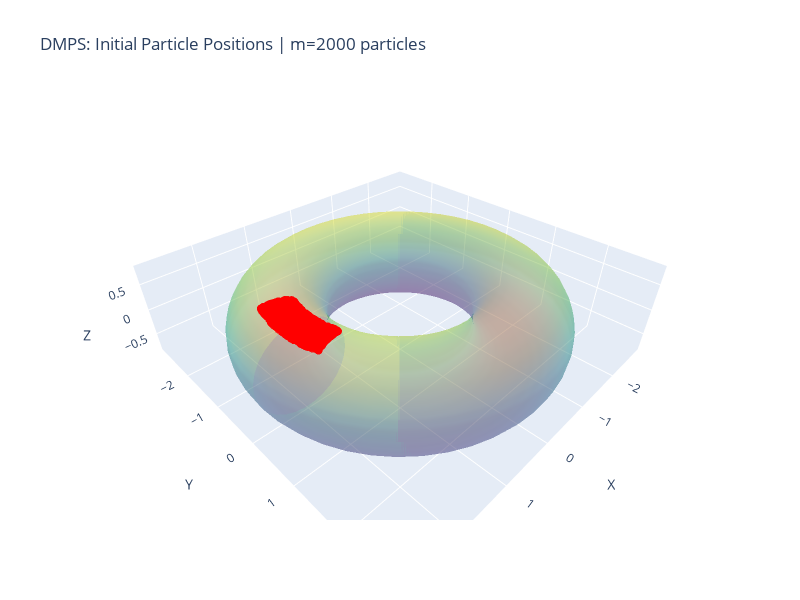
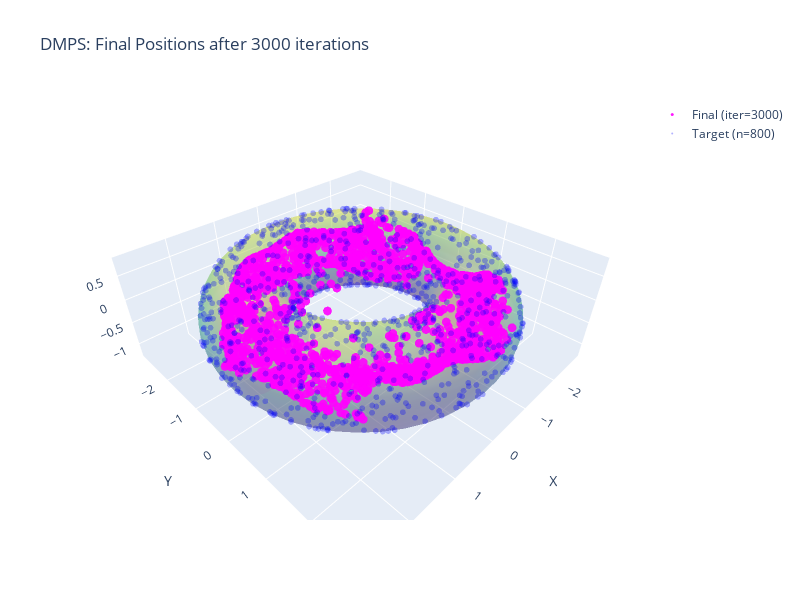

The code cell stored with these charts, in order, in its notebook:
### Code cell
# ============ Interactive Plotly 3D Plots (can rotate!) ============
import plotly.graph_objects as go

# Create torus surface mesh for Plotly
theta_surf_p = np.linspace(0, 2 * np.pi, 50)
phi_surf_p = np.linspace(0, 2 * np.pi, 30)
THETA_P, PHI_P = np.meshgrid(theta_surf_p, phi_surf_p)
X_surf_p = (R + r * np.cos(PHI_P)) * np.cos(THETA_P)
Y_surf_p = (R + r * np.cos(PHI_P)) * np.sin(THETA_P)
Z_surf_p = r * np.sin(PHI_P)

# ============ Interactive Figure 1: Initial positions ============
fig_init = go.Figure()
fig_init.add_trace(go.Surface(
    x=X_surf_p, y=Y_surf_p, z=Z_surf_p,
    opacity=0.3, colorscale='Viridis', showscale=False, name='Torus'
))
fig_init.add_trace(go.Scatter3d(
    x=x_t[:, 0, 0], y=x_t[:, 1, 0], z=x_t[:, 2, 0],
    mode='markers', marker=dict(size=3, color='red', opacity=0.9),
    name=f'Initial (m={m})'
))
fig_init.update_layout(
    title=f'DMPS: Initial Particle Positions | m={m} particles',
    scene=dict(xaxis_title='X', yaxis_title='Y', zaxis_title='Z', aspectmode='data'),
    width=800, height=600
)
fig_init.write_html('figures/torus/dmps_initial_interactive.html', include_mathjax='cdn')
print("[SAVED] figures/torus/dmps_initial_interactive.html")
fig_init.show()

# ============ Interactive Figure 2: Final positions ============
fig_final = go.Figure()
fig_final.add_trace(go.Surface(
    x=X_surf_p, y=Y_surf_p, z=Z_surf_p,
    opacity=0.3, colorscale='Viridis', showscale=False, name='Torus'
))
fig_final.add_trace(go.Scatter3d(
    x=x_t[:, 0, -1], y=x_t[:, 1, -1], z=x_t[:, 2, -1],
    mode='markers', marker=dict(size=3, color='magenta', opacity=0.9),
    name=f'Final (iter={num_iter})'
))
# Also add target for comparison (semi-transparent)
fig_final.add_trace(go.Scatter3d(
    x=X_tar[:, 0], y=X_tar[:, 1], z=X_tar[:, 2],
    mode='markers', marker=dict(size=2, color='blue', opacity=0.3),
    name=f'Target (n={n})'
))
fig_final.update_layout(
    title=f'DMPS: Final Positions after {num_iter} iterations',
    scene=dict(xaxis_title='X', yaxis_title='Y', zaxis_title='Z', aspectmode='data'),
    width=800, height=600
)
fig_final.write_html('figures/torus/dmps_final_interactive.html', include_mathjax='cdn')
print("[SAVED] figures/torus/dmps_final_interactive.html")
fig_final.show()
print(f'DMPS Method')

### Figure 1 — Plotly figure (JSON) as saved in the notebook; plotly's stock layout.template omitted (floating-point values rounded to 4 significant figures; data arrays with more than 128 entries replaced by an {"elided": "..."} marker saying what was removed)
{"data": [{"colorscale": [[0, "#440154"], [0.1111, "#482878"], [0.2222, "#3e4989"], [0.3333, "#31688e"], [0.4444, "#26828e"], [0.5556, "#1f9e89"], [0.6667, "#35b779"], [0.7778, "#6ece58"], [0.8889, "#b5de2b"], [1, "#fde725"]], "name": "Torus", "opacity": 0.3, "showscale": false, "type": "surface", "x": {"elided": "30x50 float values"}, "y": {"elided": "30x50 float values"}, "z": {"elided": "30x50 float values"}}, {"marker": {"color": "red", "opacity": 0.9, "size": 3}, "mode": "markers", "name": "Initial (m=2000)", "type": "scatter3d", "x": {"elided": "2000 float values"}, "y": {"elided": "2000 float values"}, "z": {"elided": "2000 float values"}}], "layout": {"height": 600, "scene": {"aspectmode": "data", "xaxis": {"title": {"text": "X"}}, "yaxis": {"title": {"text": "Y"}}, "zaxis": {"title": {"text": "Z"}}}, "title": {"text": "DMPS: Initial Particle Positions | m=2000 particles"}, "width": 800}}

### Figure 2 — Plotly figure (JSON) as saved in the notebook; plotly's stock layout.template omitted (floating-point values rounded to 4 significant figures; data arrays with more than 128 entries replaced by an {"elided": "..."} marker saying what was removed)
{"data": [{"colorscale": [[0, "#440154"], [0.1111, "#482878"], [0.2222, "#3e4989"], [0.3333, "#31688e"], [0.4444, "#26828e"], [0.5556, "#1f9e89"], [0.6667, "#35b779"], [0.7778, "#6ece58"], [0.8889, "#b5de2b"], [1, "#fde725"]], "name": "Torus", "opacity": 0.3, "showscale": false, "type": "surface", "x": {"elided": "30x50 float values"}, "y": {"elided": "30x50 float values"}, "z": {"elided": "30x50 float values"}}, {"marker": {"color": "magenta", "opacity": 0.9, "size": 3}, "mode": "markers", "name": "Final (iter=3000)", "type": "scatter3d", "x": {"elided": "2000 float values"}, "y": {"elided": "2000 float values"}, "z": {"elided": "2000 float values"}}, {"marker": {"color": "blue", "opacity": 0.3, "size": 2}, "mode": "markers", "name": "Target (n=800)", "type": "scatter3d", "x": {"elided": "800 float values"}, "y": {"elided": "800 float values"}, "z": {"elided": "800 float values"}}], "layout": {"height": 600, "scene": {"aspectmode": "data", "xaxis": {"title": {"text": "X"}}, "yaxis": {"title": {"text": "Y"}}, "zaxis": {"title": {"text": "Z"}}}, "title": {"text": "DMPS: Final Positions after 3000 iterations"}, "width": 800}}
